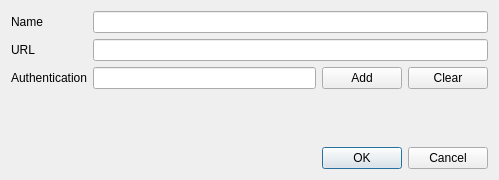
<?xml version="1.0" encoding="UTF-8"?>
<ui version="4.0">
 <class>ManageRepositoryDialog</class>
 <widget class="QDialog" name="ManageRepositoryDialog">
  <property name="geometry">
   <rect>
    <x>0</x>
    <y>0</y>
    <width>499</width>
    <height>180</height>
   </rect>
  </property>
  <property name="windowTitle">
   <string>Repository Details</string>
  </property>
  <property name="locale">
   <locale language="English" country="UnitedStates"/>
  </property>
  <layout class="QGridLayout" name="gridLayout">
   <item row="1" column="0">
    <widget class="QLabel" name="label_url">
     <property name="text">
      <string>URL</string>
     </property>
     <property name="buddy">
      <cstring>line_edit_url</cstring>
     </property>
    </widget>
   </item>
   <item row="0" column="0">
    <widget class="QLabel" name="label_name">
     <property name="sizePolicy">
      <sizepolicy hsizetype="Fixed" vsizetype="Preferred">
       <horstretch>0</horstretch>
       <verstretch>0</verstretch>
      </sizepolicy>
     </property>
     <property name="text">
      <string>Name</string>
     </property>
     <property name="buddy">
      <cstring>line_edit_name</cstring>
     </property>
    </widget>
   </item>
   <item row="2" column="3">
    <layout class="QHBoxLayout" name="horizontalLayout">
     <item>
      <widget class="QLineEdit" name="line_edit_auth_id"/>
     </item>
     <item>
      <widget class="QPushButton" name="button_add_auth">
       <property name="sizePolicy">
        <sizepolicy hsizetype="Fixed" vsizetype="Fixed">
         <horstretch>0</horstretch>
         <verstretch>0</verstretch>
        </sizepolicy>
       </property>
       <property name="locale">
        <locale language="English" country="UnitedStates"/>
       </property>
       <property name="text">
        <string>Add</string>
       </property>
      </widget>
     </item>
     <item>
      <widget class="QPushButton" name="button_clear_auth">
       <property name="sizePolicy">
        <sizepolicy hsizetype="Fixed" vsizetype="Fixed">
         <horstretch>0</horstretch>
         <verstretch>0</verstretch>
        </sizepolicy>
       </property>
       <property name="locale">
        <locale language="English" country="UnitedStates"/>
       </property>
       <property name="text">
        <string>Clear</string>
       </property>
      </widget>
     </item>
    </layout>
   </item>
   <item row="1" column="3">
    <widget class="QLineEdit" name="line_edit_url"/>
   </item>
   <item row="2" column="0">
    <widget class="QLabel" name="label_auth">
     <property name="sizePolicy">
      <sizepolicy hsizetype="Fixed" vsizetype="Preferred">
       <horstretch>0</horstretch>
       <verstretch>0</verstretch>
      </sizepolicy>
     </property>
     <property name="text">
      <string>Authentication</string>
     </property>
    </widget>
   </item>
   <item row="0" column="3">
    <widget class="QLineEdit" name="line_edit_name">
     <property name="sizePolicy">
      <sizepolicy hsizetype="Expanding" vsizetype="Fixed">
       <horstretch>0</horstretch>
       <verstretch>0</verstretch>
      </sizepolicy>
     </property>
    </widget>
   </item>
   <item row="4" column="3">
    <widget class="QDialogButtonBox" name="buttonBox">
     <property name="standardButtons">
      <set>QDialogButtonBox::Cancel|QDialogButtonBox::Ok</set>
     </property>
    </widget>
   </item>
   <item row="3" column="3">
    <spacer name="verticalSpacer">
     <property name="orientation">
      <enum>Qt::Vertical</enum>
     </property>
     <property name="sizeHint" stdset="0">
      <size>
       <width>20</width>
       <height>40</height>
      </size>
     </property>
    </spacer>
   </item>
  </layout>
 </widget>
 <tabstops>
  <tabstop>line_edit_name</tabstop>
  <tabstop>line_edit_url</tabstop>
  <tabstop>line_edit_auth_id</tabstop>
  <tabstop>button_add_auth</tabstop>
  <tabstop>button_clear_auth</tabstop>
  <tabstop>buttonBox</tabstop>
 </tabstops>
 <resources/>
 <connections>
  <connection>
   <sender>buttonBox</sender>
   <signal>accepted()</signal>
   <receiver>ManageRepositoryDialog</receiver>
   <slot>accept()</slot>
   <hints>
    <hint type="sourcelabel">
     <x>251</x>
     <y>148</y>
    </hint>
    <hint type="destinationlabel">
     <x>224</x>
     <y>95</y>
    </hint>
   </hints>
  </connection>
  <connection>
   <sender>buttonBox</sender>
   <signal>rejected()</signal>
   <receiver>ManageRepositoryDialog</receiver>
   <slot>reject()</slot>
   <hints>
    <hint type="sourcelabel">
     <x>251</x>
     <y>148</y>
    </hint>
    <hint type="destinationlabel">
     <x>224</x>
     <y>95</y>
    </hint>
   </hints>
  </connection>
 </connections>
</ui>
